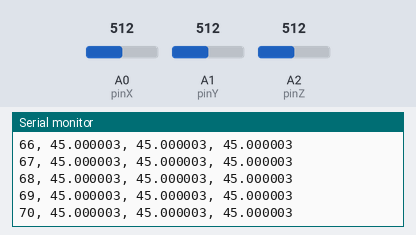
Bench run of a sketch on a simulated Arduino Uno, built with avr-gcc and run on an emulated ATmega328P. Parts: the last lines printed to the serial monitor. The test bench sets the inputs (shaded band); at power-on: A1 (pinY) = 512, A0 (pinX) = 512, A2 (pinZ) = 512.

Above: at 1.2 s.
1.3 s: A1 (pinY) set to 343
At 2.2 s:
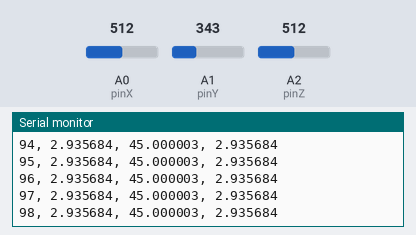
2.8 s: A1 (pinY) set to 326
At 2.94 s:
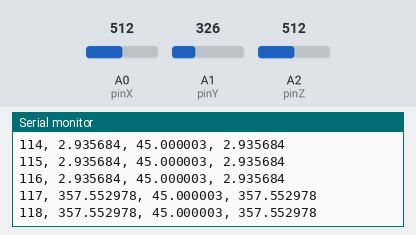
5.8 s: A0 (pinX) set to 353
At 5.81 s:
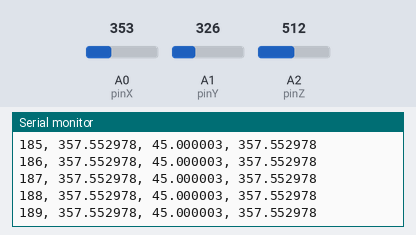
7.3 s: A0 (pinX) set to 328
At 7.32 s:
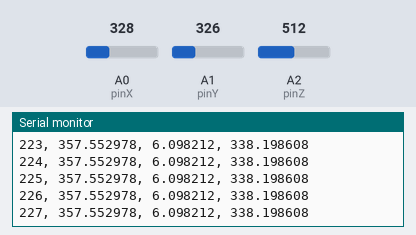
Timing chart, 0 to 10.3 s (numbered marks = the images above; inputs shaded):
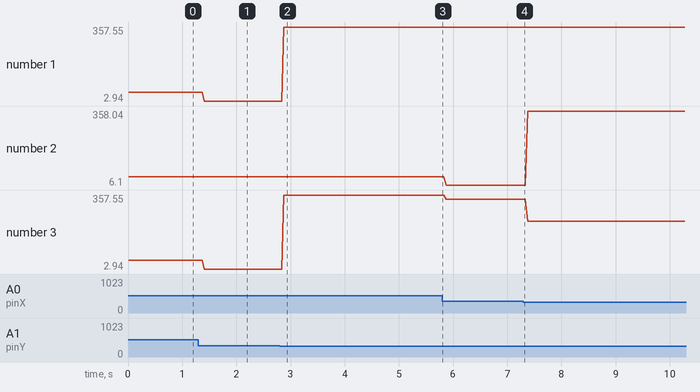

Measured:
- after the input at 1.3 s, the serial monitor: prints a new line after 0.11 s (image 1)
- plotted number 1: 45 → 2.94 after the input at 1.3 s
- plotted number 3: 45 → 2.94 after the input at 1.3 s

The sketch:

version.180411.ino
```cpp
/*
WongyuLee
2015118466
hanhb0@naver.com
update : get timestamp using Timer interrupt
참고:https://arsviator.blogspot.kr/2009/06/%EC%95%84%EB%92%A4%EB%85%B8%EC%97%90%EC%84%9C-%ED%83%80%EC%9D%B4%EB%A8%B8-%EC%9D%B8%ED%84%B0%EB%9F%BD%ED%8A%B8-timer-interrupt-in.html
pin연결
arduino     sensor
3.3v        vdd
gnd         gnd
A4          sda
A5          scl
*/

#include "MPU9250.h"
#include "MsTimer2.h"
MPU9250 sensor;
const int pinX = 0;
const int pinY = 1;
const int pinZ = 2;
int minVal = 265;
int maxVal = 402;
volatile double ax, ay, az;
volatile int rx, ry, rz; // analog read value
volatile int xAng,yAng,zAng;
volatile unsigned long time_stamp;
void setup() {
//Wire.begin();
Serial.begin(9600);
MsTimer2::set(16,getAccel_Data); //timeinterval = 16ms
MsTimer2::start();
//Nonnection Check
//Serial.println(sensor.testConnection() ? "MPU9250 connection successful" : "MPU9250 connection failed");
}

void loop() {
}

void getAccel_Data(void)
{
  rx = analogRead(pinX);
  ry = analogRead(pinY);
  rz = analogRead(pinZ);
  xAng = map(rx, minVal, maxVal, -90, 90);
  yAng = map(ry, minVal, maxVal, -90, 90);
  zAng = map(rz, minVal, maxVal, -90, 90);
  ax = RAD_TO_DEG * (atan2(-yAng, -zAng) + PI);
  ay = RAD_TO_DEG * (atan2(-xAng, -zAng) + PI);
  az = RAD_TO_DEG * (atan2(-yAng, -xAng) + PI);
  time_stamp = millis();
  Serial.print(time_stamp, DEC);
  Serial.print(", ");
  Serial.print(ax,6);
  Serial.print(", ");
  Serial.print(ay,6);
  Serial.print(", ");
  Serial.println(az,6);
}
```
